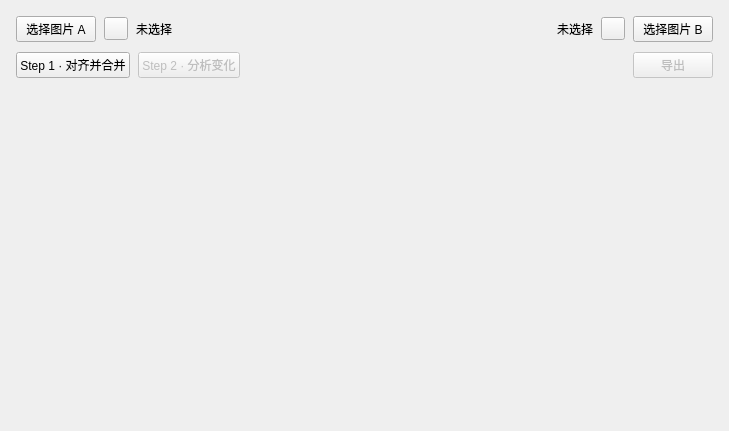
<?xml version="1.0" encoding="UTF-8"?>
<ui version="4.0">
 <class>DifInterface</class>
 <widget class="QWidget" name="DifInterface">
  <property name="geometry">
   <rect>
    <x>0</x>
    <y>0</y>
    <width>729</width>
    <height>431</height>
   </rect>
  </property>
  <property name="windowTitle">
   <string>图片对比</string>
  </property>
  <layout class="QVBoxLayout" name="verticalLayout_2">
   <property name="spacing">
    <number>0</number>
   </property>
   <property name="leftMargin">
    <number>0</number>
   </property>
   <property name="topMargin">
    <number>0</number>
   </property>
   <property name="rightMargin">
    <number>0</number>
   </property>
   <property name="bottomMargin">
    <number>0</number>
   </property>
   <item>
    <layout class="QVBoxLayout" name="verticalLayout">
     <property name="spacing">
      <number>10</number>
     </property>
     <property name="leftMargin">
      <number>16</number>
     </property>
     <property name="topMargin">
      <number>16</number>
     </property>
     <property name="rightMargin">
      <number>16</number>
     </property>
     <property name="bottomMargin">
      <number>16</number>
     </property>
     <item>
      <layout class="QHBoxLayout" name="file_row">
       <property name="spacing">
        <number>8</number>
       </property>
       <item>
        <widget class="PushButton" name="btn_pick_A">
         <property name="toolTip">
          <string>旧图（基准）。也可以直接把文件拖到窗口上。</string>
         </property>
         <property name="text">
          <string>选择图片 A</string>
         </property>
        </widget>
       </item>
       <item>
        <widget class="ToolButton" name="btn_rot_A"/>
       </item>
       <item>
        <widget class="BodyLabel" name="lbl_path_A">
         <property name="minimumSize">
          <size>
           <width>180</width>
           <height>0</height>
          </size>
         </property>
         <property name="text">
          <string>未选择</string>
         </property>
        </widget>
       </item>
       <item>
        <spacer name="spacer_file_mid">
         <property name="orientation">
          <enum>Qt::Horizontal</enum>
         </property>
         <property name="sizeHint" stdset="0">
          <size>
           <width>0</width>
           <height>0</height>
          </size>
         </property>
        </spacer>
       </item>
       <item>
        <widget class="BodyLabel" name="lbl_path_B">
         <property name="minimumSize">
          <size>
           <width>180</width>
           <height>0</height>
          </size>
         </property>
         <property name="text">
          <string>未选择</string>
         </property>
         <property name="alignment">
          <set>Qt::AlignRight|Qt::AlignTrailing|Qt::AlignVCenter</set>
         </property>
        </widget>
       </item>
       <item>
        <widget class="ToolButton" name="btn_rot_B"/>
       </item>
       <item>
        <widget class="PushButton" name="btn_pick_B">
         <property name="toolTip">
          <string>新图。也可直接拖拽文件到窗口。</string>
         </property>
         <property name="text">
          <string>选择图片 B</string>
         </property>
        </widget>
       </item>
      </layout>
     </item>
     <item>
      <layout class="QHBoxLayout" name="action_row">
       <property name="spacing">
        <number>8</number>
       </property>
       <item>
        <widget class="PrimaryPushButton" name="btn_step1">
         <property name="toolTip">
          <string>自动配准 A 与 B，生成异形合并图与色层。</string>
         </property>
         <property name="text">
          <string>Step 1 · 对齐并合并</string>
         </property>
        </widget>
       </item>
       <item>
        <widget class="PushButton" name="btn_step2">
         <property name="enabled">
          <bool>false</bool>
         </property>
         <property name="toolTip">
          <string>在配准成功后才能执行。检测新增/删除/纹理修改。</string>
         </property>
         <property name="text">
          <string>Step 2 · 分析变化</string>
         </property>
        </widget>
       </item>
       <item>
        <spacer name="spacer_action_mid">
         <property name="orientation">
          <enum>Qt::Horizontal</enum>
         </property>
         <property name="sizeHint" stdset="0">
          <size>
           <width>0</width>
           <height>0</height>
          </size>
         </property>
        </spacer>
       </item>
       <item>
        <widget class="PushButton" name="btn_export">
         <property name="enabled">
          <bool>false</bool>
         </property>
         <property name="toolTip">
          <string>「变化检测」关闭时导出合并图；开启时导出变化检测结果。</string>
         </property>
         <property name="text">
          <string>导出</string>
         </property>
        </widget>
       </item>
      </layout>
     </item>
     <item>
      <layout class="QHBoxLayout" name="view_row">
       <item>
        <widget class="SegmentedWidget" name="view_seg">
         <property name="maximumSize">
          <size>
           <width>250</width>
           <height>33</height>
          </size>
         </property>
         <property name="toolTip">
          <string>切换视图：并排对比 或 异形合并结果。</string>
         </property>
        </widget>
       </item>
       <item>
        <spacer name="horizontalSpacer">
         <property name="orientation">
          <enum>Qt::Horizontal</enum>
         </property>
         <property name="sizeHint" stdset="0">
          <size>
           <width>0</width>
           <height>0</height>
          </size>
         </property>
        </spacer>
       </item>
      </layout>
     </item>
     <item>
      <widget class="QStackedWidget" name="view_stack">
       <property name="sizePolicy">
        <sizepolicy hsizetype="Expanding" vsizetype="Expanding">
         <horstretch>0</horstretch>
         <verstretch>1</verstretch>
        </sizepolicy>
       </property>
       <property name="currentIndex">
        <number>1</number>
       </property>
       <widget class="QWidget" name="page_side">
        <layout class="QHBoxLayout" name="side_layout">
         <property name="spacing">
          <number>8</number>
         </property>
         <property name="leftMargin">
          <number>0</number>
         </property>
         <property name="topMargin">
          <number>0</number>
         </property>
         <property name="rightMargin">
          <number>0</number>
         </property>
         <property name="bottomMargin">
          <number>0</number>
         </property>
        </layout>
       </widget>
       <widget class="QWidget" name="page_merged">
        <layout class="QVBoxLayout" name="merged_layout">
         <property name="spacing">
          <number>0</number>
         </property>
         <property name="leftMargin">
          <number>0</number>
         </property>
         <property name="topMargin">
          <number>0</number>
         </property>
         <property name="rightMargin">
          <number>0</number>
         </property>
         <property name="bottomMargin">
          <number>0</number>
         </property>
        </layout>
       </widget>
      </widget>
     </item>
    </layout>
   </item>
  </layout>
 </widget>
 <customwidgets>
  <customwidget>
   <class>PushButton</class>
   <extends>QPushButton</extends>
   <header>qfluentwidgets</header>
  </customwidget>
  <customwidget>
   <class>PrimaryPushButton</class>
   <extends>PushButton</extends>
   <header>qfluentwidgets</header>
  </customwidget>
  <customwidget>
   <class>ToolButton</class>
   <extends>QToolButton</extends>
   <header>qfluentwidgets</header>
  </customwidget>
  <customwidget>
   <class>BodyLabel</class>
   <extends>QLabel</extends>
   <header>qfluentwidgets</header>
  </customwidget>
  <customwidget>
   <class>Pivot</class>
   <extends>QWidget</extends>
   <header>qfluentwidgets</header>
  </customwidget>
  <customwidget>
   <class>SegmentedWidget</class>
   <extends>Pivot</extends>
   <header>qfluentwidgets</header>
  </customwidget>
 </customwidgets>
 <resources/>
 <connections/>
</ui>
